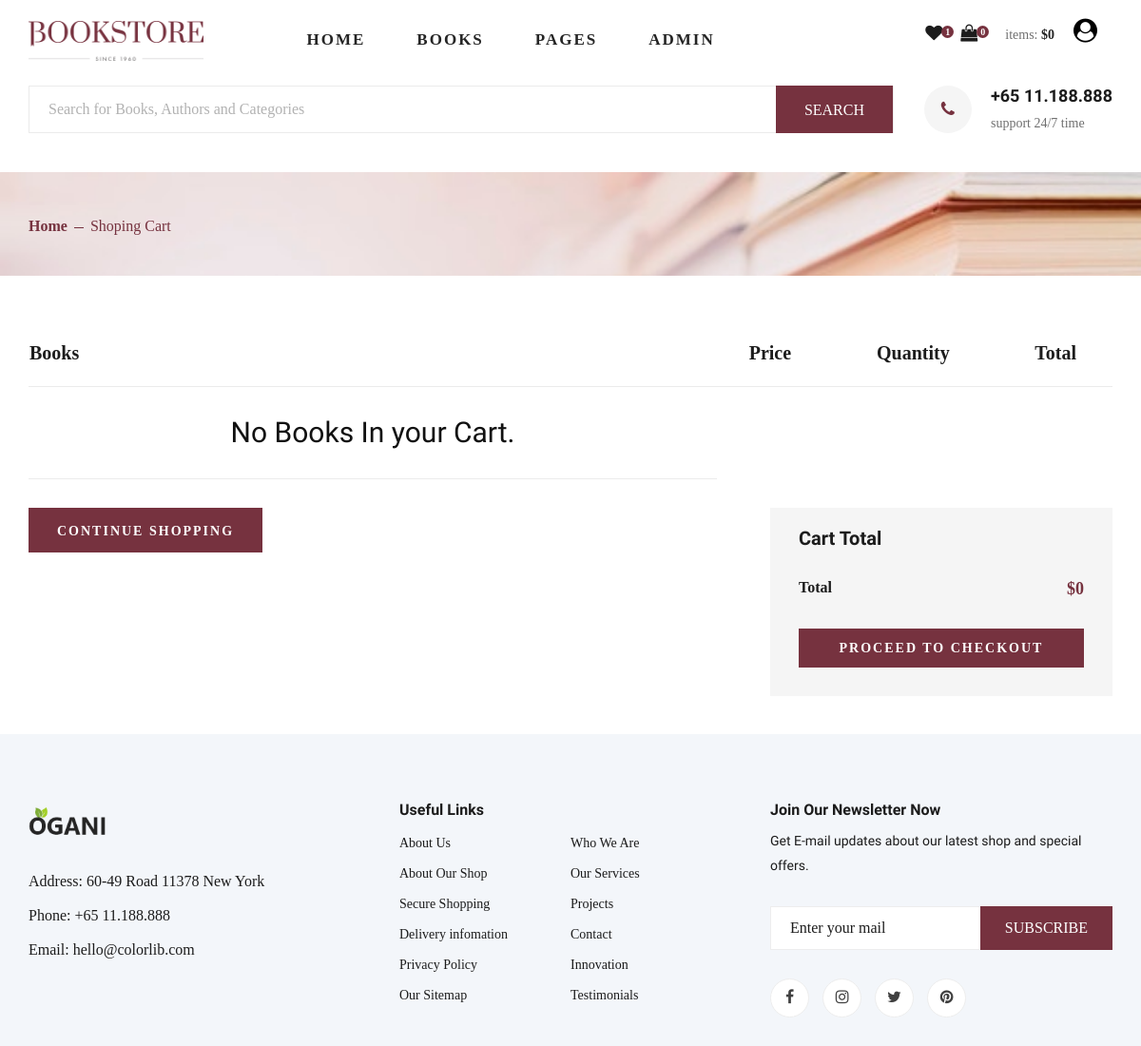
Before: /order/shoping-cart (signed in) with the older database file.
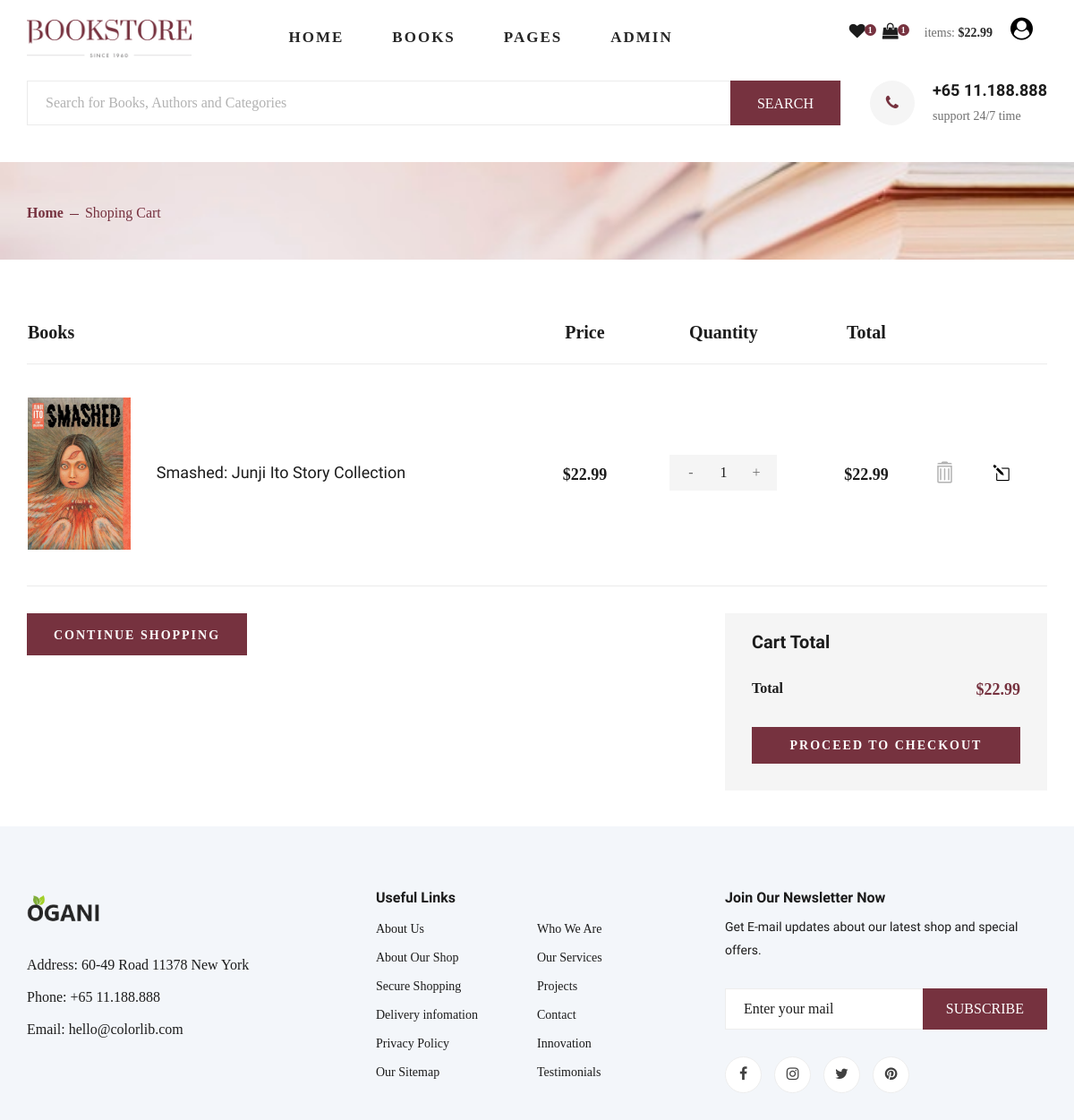
After: the same page with the newer database file.
### order/models.py (models this page shows, shortened)
class ShopCart(models.Model):
    user = models.ForeignKey(User, on_delete=models.CASCADE, null=True)
    book = models.ForeignKey(Book, on_delete=models.DO_NOTHING, null=True)
    quantity = models.IntegerField()
    @property
    def amount(self):
        if self.book.discount_price:
            return round((self.quantity * self.book.discount_price), 2)
        return round((self.quantity * self.book.price), 2)

### main/models.py (models this page shows, shortened)
class Book(models.Model):
    name = models.CharField(max_length=250, unique=True)
    image = models.ImageField(upload_to="books-img", blank=True)
    description = models.TextField(null=True, blank=True)
    Publication_date = models.DateField(
        null=True, blank=True, help_text='yyyy-mm-dd')
    page = models.IntegerField('Pages number', default=100)
    for_age = models.IntegerField('For ages', default=15)
    price = models.FloatField(default=0.0)
    discount_price = models.FloatField(blank=True, null=True)
    authors = models.ManyToManyField(to='Author')
    language = models.ForeignKey(to='Language', on_delete=models.DO_NOTHING)
    categories = models.ManyToManyField(to='Category')
    year = models.ForeignKey(to='Year', on_delete=models.DO_NOTHING)
    favourite = models.ManyToManyField(
        User, related_name='favourite', blank=True)
    active = models.BooleanField(default=True)
    slug = models.SlugField(unique=True, null=True, blank=True)
    create_at = models.DateTimeField(auto_now_add=True)
    update_at = models.DateTimeField(auto_now=True)

### order/views.py (the view)
# urls.py: path('shoping-cart', views.shoping_cart, name='shoping_cart'),
@login_required(login_url='/users/login')
def shoping_cart(request):
    context = {
        'shopcart_page': 'exist',
    }
    context.update(views.total_price_items(request.user.id))
    return render(request, 'order/shoping_cart.html', context)

### main/views.py (called while the page is built)
def total_price_items(userid):
    shopcart = ShopCart.objects.filter(user_id=userid)
    context = {
        'shopcart': shopcart,
        'total_price': total_price(shopcart),
        'favourites_count': models.Book.objects.filter(
            favourite=userid).count()
    }
    return context

### order/views.py (called while the page is built)
def total_price(shopcart):
    total_price = 0
    for book_in_cart in shopcart:
        if book_in_cart.book.discount_price:
            total_price += book_in_cart.quantity * book_in_cart.book.discount_price
        else:
            total_price += book_in_cart.quantity * book_in_cart.book.price
    return round(total_price, 2)

### templates/order/shoping_cart.html (shortened to what the changed rows need)
{% extends "base/main/layout/layout.html" %}
{% load i18n %}
{% load static %}
{% block content %}
<section class="shoping-cart spad">
    <div class="container">
        <div class="row">
            <div class="col-lg-12">
                <div class="shoping__cart__table">
                    <table>
                        <thead>
                            <tr>
                                <th class="shoping__product">Books</th>
                                <th>Price</th>
                                <th>Quantity</th>
                                <th>Total</th>
                                <th></th>
                            </tr>
                        </thead>
                        <tbody>
                            {% if shopcart %}
                            {% for book_in_cart in shopcart %}
                            <form action="{% url 'order:update_quantity' book_in_cart.book.id %}" method="POST">
                                <tr>
                                    <td class="shoping__cart__item">
                                        <img src="/media/{{ book_in_cart.book.image  }}" alt="">
                                        <a href="{% url 'main:book_details' book_in_cart.book.slug %}">
                                            <h5>{{ book_in_cart.book.name }}</h5>
                                        </a>
                                    </td>
                                    <td class="shoping__cart__price">
                                        {% if book_in_cart.book.discount_price %}
                                        ${{ book_in_cart.book.discount_price }}
                                        {% else %}
                                        ${{ book_in_cart.book.price }}
                                        {% endif %}
                                    </td>
                                    <td class="shoping__cart__quantity">
                                        <div class="quantity">
                                            <div class="pro-qty">
                                                <input type="text" name="quantity" value="{{ book_in_cart.quantity }}">
                                            </div>
                                        </div>
                                    </td>
                                    <td class="shoping__cart__total">
                                        ${{ book_in_cart.amount }}
                                    </td>
                                    <td class="shoping__cart__item__close">
                                        <a href="{% url 'order:delete_from_cart' book_in_cart.id %}"
                                            onclick="return confirm('Delete!\n{{ book_in_cart.book.name }}\nAre you Sure?')">
                                            <span class="icon_trash_alt" title="Delete book"></span></a>
                                    </td>
                                    <td class="shoping__cart__total_update">
                                        <button type="submit">
                                            <span class="icon_pencil-edit" title="Update quantity"></span>
                                        </button>
                                    </td>
                                </tr>
                            </form>
                            {% endfor %}
                            {% else %}
                            <tr>
                                <td>
                                    <h3>No Books In your Cart.</h3>
                                </td>
                            </tr>
                            {% endif %}
                        </tbody>
                    </table>
                </div>
            </div>
        </div>
        <div class="row">
            <div class="col-lg-4">
                <div class="shoping__checkout">
                    <h5>Cart Total</h5>
                    <ul>
                        <li>Total <span>${{ total_price }}</span></li>
                    </ul>
                    {% if total_price > 0 %}
                    <a href="{% url 'order:checkout' %}" class="primary-btn">PROCEED TO CHECKOUT</a>
                    {% else %}
                    <a class="primary-btn disabled" title="no books in your cart.">PROCEED TO CHECKOUT</a>
                    {% endif %}
                </div>
            </div>
        </div>
    </div>
</section>
{% endblock %}

Changed rows visible on the page:
added ShopCart: book.image (picture), book.name "Smashed: Junji Ito Story Collection", book.price "22.99", quantity "1", amount "22.99"
Other visible differences:
{{ shopcart.count }}: "0" → "1"
{{ total_price }}: "0" → "22.99"
text no longer shown: "No Books In your Cart."
